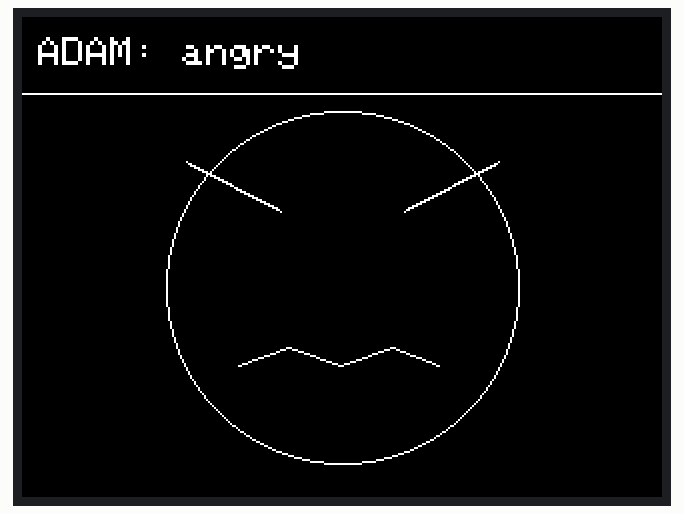
Recording of a sketch running on a simulated ESP32. On the bench: 320×240 colour display. What the sketch prints to the serial monitor is not drawn.

Above: at 0.4 s.
At 5.5 s:
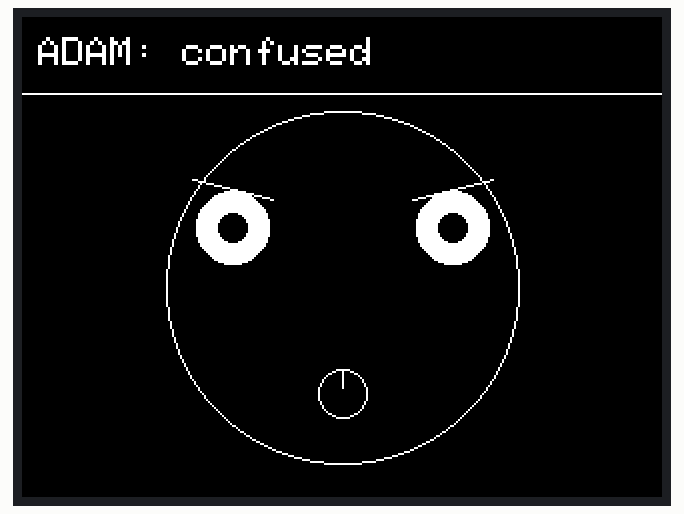
At 10.5 s:
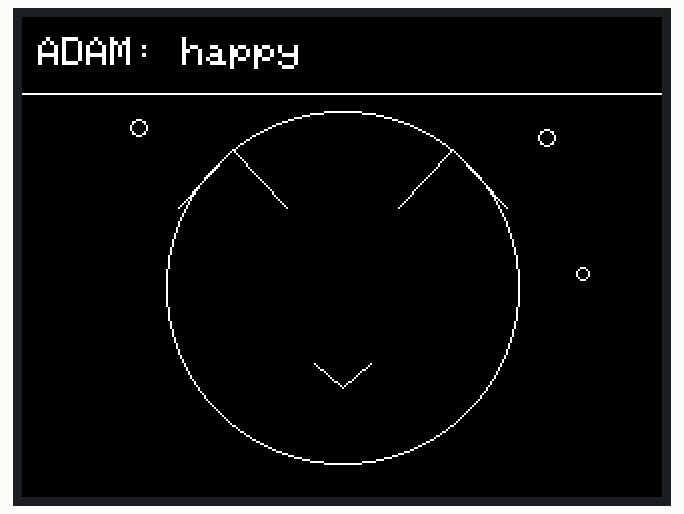
At 15.5 s:
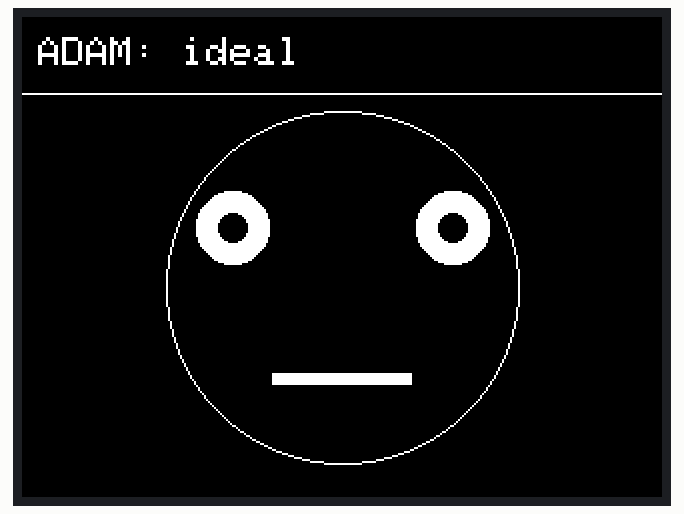
At 25.5 s:
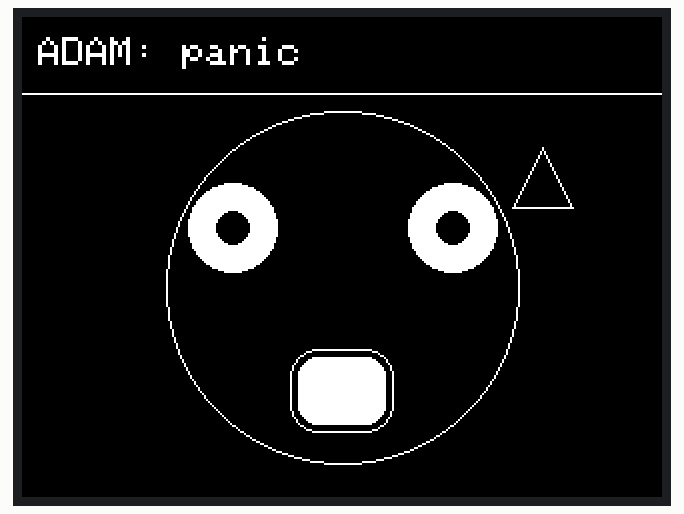
At 35.5 s:
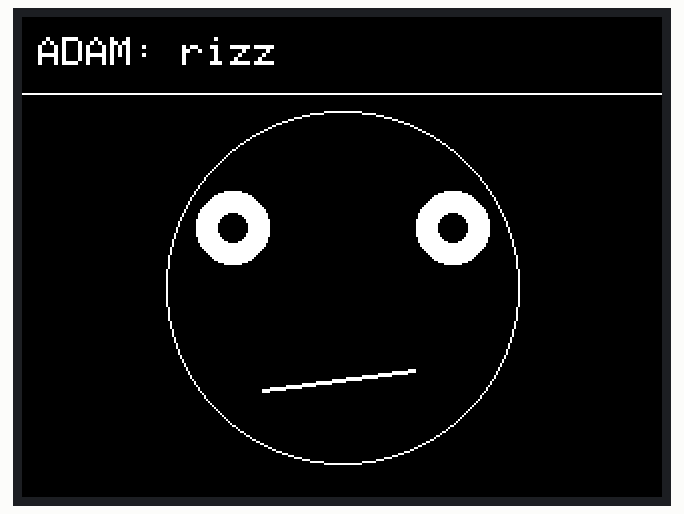

The sketch:

esp32_tft_emotions.ino
```cpp
/*
 * esp32_tft_emotions.ino
 * ADAM ESP32 ILI9341 Emotion Cycle Demo
 *
 * Board: ESP32
 * Display: ILI9341 (320x240)
 * Libraries:
 *   - Adafruit GFX Library
 *   - Adafruit ILI9341
 *
 * Pins (as requested):
 *   TFT_CS   = 5
 *   TFT_RST  = 4
 *   TFT_DC   = 2
 *   TFT_MOSI = 23
 *   TFT_SCLK = 18
 *   TFT_MISO = 19
 */

#include <SPI.h>
#include <Adafruit_GFX.h>
#include <Adafruit_ILI9341.h>

// TFT Pins
#define TFT_CS    5
#define TFT_RST   4
#define TFT_DC    2

#define TFT_MOSI 23
#define TFT_SCLK 18
#define TFT_MISO 19

// Display object
Adafruit_ILI9341 tft = Adafruit_ILI9341(TFT_CS, TFT_DC, TFT_RST);

static const uint32_t EMOTION_INTERVAL_MS = 5000;

// Emotions from your folder
static const char* EMOTIONS[] = {
  "angry",
  "confused",
  "happy",
  "ideal",
  "love",
  "panic",
  "reconnecting",
  "rizz",
  "sad",
  "search-thinking",
  "shy",
  "sleep",
  "speeking",
  "surprised"
};

static const uint8_t EMOTION_COUNT = sizeof(EMOTIONS) / sizeof(EMOTIONS[0]);

uint8_t currentEmotion = 0;
uint32_t lastSwitchMs = 0;

// Face anchor points for landscape 320x240
static const int FACE_CX = 160;
static const int FACE_CY = 135;
static const int LEFT_EYE_X = 105;
static const int RIGHT_EYE_X = 215;
static const int EYE_Y = 105;
static const int MOUTH_Y = 170;

void drawHeader(const char* emotionName, uint16_t fg) {
  tft.fillRect(0, 0, 320, 38, ILI9341_BLACK);
  tft.drawFastHLine(0, 38, 320, fg);

  tft.setTextColor(fg);
  tft.setTextSize(2);
  tft.setCursor(8, 10);
  tft.print("ADAM: ");
  tft.print(emotionName);
}

void drawFaceOutline(uint16_t color) {
  tft.drawCircle(FACE_CX, FACE_CY, 88, color);
}

void drawEyeCircle(int x, int y, int rOuter, int rInner, uint16_t outerColor, uint16_t innerColor) {
  tft.fillCircle(x, y, rOuter, outerColor);
  tft.fillCircle(x, y, rInner, innerColor);
}

void drawBlinkEyes(uint16_t color) {
  tft.drawFastHLine(LEFT_EYE_X - 20, EYE_Y, 40, color);
  tft.drawFastHLine(RIGHT_EYE_X - 20, EYE_Y, 40, color);
}

void drawNeutralEyes(uint16_t eyeColor, uint16_t pupilColor) {
  drawEyeCircle(LEFT_EYE_X, EYE_Y, 18, 7, eyeColor, pupilColor);
  drawEyeCircle(RIGHT_EYE_X, EYE_Y, 18, 7, eyeColor, pupilColor);
}

void drawWideEyes(uint16_t eyeColor, uint16_t pupilColor) {
  drawEyeCircle(LEFT_EYE_X, EYE_Y, 22, 8, eyeColor, pupilColor);
  drawEyeCircle(RIGHT_EYE_X, EYE_Y, 22, 8, eyeColor, pupilColor);
}

void drawAngryBrows(uint16_t color) {
  tft.drawLine(LEFT_EYE_X - 24, EYE_Y - 22, LEFT_EYE_X + 20, EYE_Y - 10, color);
  tft.drawLine(LEFT_EYE_X - 24, EYE_Y - 23, LEFT_EYE_X + 20, EYE_Y - 11, color);

  tft.drawLine(RIGHT_EYE_X - 20, EYE_Y - 10, RIGHT_EYE_X + 24, EYE_Y - 22, color);
  tft.drawLine(RIGHT_EYE_X - 20, EYE_Y - 11, RIGHT_EYE_X + 24, EYE_Y - 23, color);
}

void drawConfusedBrows(uint16_t color) {
  tft.drawLine(LEFT_EYE_X - 20, EYE_Y - 24, LEFT_EYE_X + 20, EYE_Y - 14, color);
  tft.drawLine(RIGHT_EYE_X - 20, EYE_Y - 14, RIGHT_EYE_X + 20, EYE_Y - 24, color);
}

void drawSmile(uint16_t color) {
  tft.drawRoundRect(120, MOUTH_Y - 6, 80, 30, 14, color);
  tft.fillRect(121, MOUTH_Y - 6, 78, 14, ILI9341_BLACK);
}

void drawBigSmile(uint16_t color) {
  tft.drawRoundRect(110, MOUTH_Y - 8, 100, 42, 16, color);
  tft.fillRect(111, MOUTH_Y - 8, 98, 18, ILI9341_BLACK);
}

void drawFlatMouth(uint16_t color) {
  tft.fillRect(125, MOUTH_Y + 8, 70, 6, color);
}

void drawSadMouth(uint16_t color) {
  tft.drawRoundRect(120, MOUTH_Y + 8, 80, 30, 14, color);
  tft.fillRect(121, MOUTH_Y + 24, 78, 13, ILI9341_BLACK);
}

void drawOpenMouth(uint16_t color) {
  tft.drawRoundRect(134, MOUTH_Y - 4, 52, 42, 14, color);
  tft.fillRoundRect(138, MOUTH_Y, 44, 34, 10, color);
}

void drawZzz(uint16_t color) {
  tft.setTextColor(color);
  tft.setTextSize(2);
  tft.setCursor(238, 68);
  tft.print("Z");
  tft.setCursor(255, 53);
  tft.print("Z");
  tft.setCursor(272, 40);
  tft.print("Z");
}

void drawHeart(int x, int y, uint16_t color) {
  tft.fillCircle(x - 8, y - 6, 9, color);
  tft.fillCircle(x + 8, y - 6, 9, color);
  tft.fillTriangle(x - 17, y - 3, x + 17, y - 3, x, y + 18, color);
}

void renderEmotion(uint8_t idx) {
  const char* e = EMOTIONS[idx];

  // HTML-like style: black background + white vector lines.
  if (strcmp(e, "angry") == 0) {
    tft.fillScreen(ILI9341_BLACK);
    drawHeader(e, ILI9341_WHITE);
    drawFaceOutline(ILI9341_WHITE);
    tft.drawLine(82, 72, 128, 96, ILI9341_WHITE);
    tft.drawLine(238, 72, 192, 96, ILI9341_WHITE);
    tft.drawLine(83, 73, 129, 97, ILI9341_WHITE);
    tft.drawLine(237, 73, 191, 97, ILI9341_WHITE);
    tft.drawLine(108, 174, 133, 165, ILI9341_WHITE);
    tft.drawLine(133, 165, 159, 174, ILI9341_WHITE);
    tft.drawLine(159, 174, 185, 165, ILI9341_WHITE);
    tft.drawLine(185, 165, 208, 174, ILI9341_WHITE);
  }
  else if (strcmp(e, "confused") == 0) {
    tft.fillScreen(ILI9341_BLACK);
    drawHeader(e, ILI9341_WHITE);
    drawFaceOutline(ILI9341_WHITE);
    drawNeutralEyes(ILI9341_WHITE, ILI9341_BLACK);
    drawConfusedBrows(ILI9341_WHITE);
    tft.drawCircle(160, MOUTH_Y + 18, 12, ILI9341_WHITE);
    tft.drawFastVLine(160, MOUTH_Y + 6, 10, ILI9341_WHITE);
  }
  else if (strcmp(e, "happy") == 0) {
    tft.fillScreen(ILI9341_BLACK);
    drawHeader(e, ILI9341_WHITE);
    drawFaceOutline(ILI9341_WHITE);
    tft.drawLine(78, 95, 105, 66, ILI9341_WHITE);
    tft.drawLine(105, 66, 132, 95, ILI9341_WHITE);
    tft.drawLine(188, 95, 215, 66, ILI9341_WHITE);
    tft.drawLine(215, 66, 242, 95, ILI9341_WHITE);
    tft.drawCircle(58, 55, 4, ILI9341_WHITE);
    tft.drawCircle(262, 60, 4, ILI9341_WHITE);
    tft.drawCircle(280, 128, 3, ILI9341_WHITE);
    tft.drawLine(146, 173, 160, 185, ILI9341_WHITE);
    tft.drawLine(160, 185, 174, 173, ILI9341_WHITE);
  }
  else if (strcmp(e, "ideal") == 0) {
    tft.fillScreen(ILI9341_BLACK);
    drawHeader(e, ILI9341_WHITE);
    drawFaceOutline(ILI9341_WHITE);
    drawNeutralEyes(ILI9341_WHITE, ILI9341_BLACK);
    drawFlatMouth(ILI9341_WHITE);
  }
  else if (strcmp(e, "love") == 0) {
    tft.fillScreen(ILI9341_BLACK);
    drawHeader(e, ILI9341_WHITE);
    drawFaceOutline(ILI9341_WHITE);
    drawHeart(LEFT_EYE_X, EYE_Y, ILI9341_WHITE);
    drawHeart(RIGHT_EYE_X, EYE_Y, ILI9341_WHITE);
    drawSmile(ILI9341_WHITE);
  }
  else if (strcmp(e, "panic") == 0) {
    tft.fillScreen(ILI9341_BLACK);
    drawHeader(e, ILI9341_WHITE);
    drawFaceOutline(ILI9341_WHITE);
    drawWideEyes(ILI9341_WHITE, ILI9341_BLACK);
    drawOpenMouth(ILI9341_WHITE);
    tft.drawTriangle(260, 65, 275, 95, 245, 95, ILI9341_WHITE);
    tft.drawLine(260, 73, 260, 86, ILI9341_BLACK);
    tft.fillCircle(260, 91, 2, ILI9341_BLACK);
  }
  else if (strcmp(e, "reconnecting") == 0) {
    tft.fillScreen(ILI9341_BLACK);
    drawHeader(e, ILI9341_WHITE);
    drawFaceOutline(ILI9341_WHITE);
    drawBlinkEyes(ILI9341_WHITE);
    tft.drawCircle(160, MOUTH_Y + 8, 16, ILI9341_WHITE);
    tft.fillTriangle(160, MOUTH_Y - 12, 172, MOUTH_Y - 2, 148, MOUTH_Y - 2, ILI9341_BLACK);

    tft.drawCircle(272, 118, 12, ILI9341_WHITE);
    tft.drawFastVLine(272, 106, 8, ILI9341_WHITE);
  }
  else if (strcmp(e, "rizz") == 0) {
    tft.fillScreen(ILI9341_BLACK);
    drawHeader(e, ILI9341_WHITE);
    drawFaceOutline(ILI9341_WHITE);
    drawNeutralEyes(ILI9341_WHITE, ILI9341_BLACK);
    tft.drawLine(120, MOUTH_Y + 16, 196, MOUTH_Y + 6, ILI9341_WHITE);
    tft.drawLine(120, MOUTH_Y + 17, 196, MOUTH_Y + 7, ILI9341_WHITE);
  }
  else if (strcmp(e, "sad") == 0) {
    tft.fillScreen(ILI9341_BLACK);
    drawHeader(e, ILI9341_WHITE);
    drawFaceOutline(ILI9341_WHITE);
    tft.drawLine(78, 86, 105, 112, ILI9341_WHITE);
    tft.drawLine(105, 112, 132, 86, ILI9341_WHITE);
    tft.drawLine(188, 86, 215, 112, ILI9341_WHITE);
    tft.drawLine(215, 112, 242, 86, ILI9341_WHITE);
    drawSadMouth(ILI9341_WHITE);
    tft.fillCircle(105, 150, 3, ILI9341_WHITE);
    tft.fillCircle(215, 150, 3, ILI9341_WHITE);
  }
  else if (strcmp(e, "search-thinking") == 0) {
    tft.fillScreen(ILI9341_BLACK);
    drawHeader(e, ILI9341_WHITE);
    drawFaceOutline(ILI9341_WHITE);
    drawNeutralEyes(ILI9341_WHITE, ILI9341_BLACK);
    tft.drawCircle(LEFT_EYE_X, EYE_Y, 22, ILI9341_WHITE);
    tft.drawLine(116, 124, 130, 138, ILI9341_WHITE);
    drawFlatMouth(ILI9341_WHITE);

    tft.setTextColor(ILI9341_WHITE);
    tft.setTextSize(2);
    tft.setCursor(248, 118);
    tft.print("?");
  }
  else if (strcmp(e, "shy") == 0) {
    tft.fillScreen(ILI9341_BLACK);
    drawHeader(e, ILI9341_WHITE);
    drawFaceOutline(ILI9341_WHITE);
    drawBlinkEyes(ILI9341_WHITE);
    drawSmile(ILI9341_WHITE);
    tft.drawCircle(78, 145, 10, ILI9341_WHITE);
    tft.drawCircle(242, 145, 10, ILI9341_WHITE);
  }
  else if (strcmp(e, "sleep") == 0) {
    tft.fillScreen(ILI9341_BLACK);
    drawHeader(e, ILI9341_WHITE);
    drawFaceOutline(ILI9341_WHITE);
    drawBlinkEyes(ILI9341_WHITE);
    drawFlatMouth(ILI9341_WHITE);
    drawZzz(ILI9341_WHITE);
  }
  else if (strcmp(e, "speeking") == 0) {
    tft.fillScreen(ILI9341_BLACK);
    drawHeader(e, ILI9341_WHITE);
    drawFaceOutline(ILI9341_WHITE);
    drawNeutralEyes(ILI9341_WHITE, ILI9341_BLACK);
    drawOpenMouth(ILI9341_WHITE);

    tft.drawCircle(250, 150, 9, ILI9341_WHITE);
    tft.drawCircle(267, 143, 14, ILI9341_WHITE);
    tft.drawCircle(288, 132, 19, ILI9341_WHITE);
  }
  else if (strcmp(e, "surprised") == 0) {
    tft.fillScreen(ILI9341_BLACK);
    drawHeader(e, ILI9341_WHITE);
    drawFaceOutline(ILI9341_WHITE);
    drawWideEyes(ILI9341_WHITE, ILI9341_BLACK);
    drawOpenMouth(ILI9341_WHITE);
  }
}

void showCurrentEmotion() {
  Serial.print("Emotion: ");
  Serial.println(EMOTIONS[currentEmotion]);
  renderEmotion(currentEmotion);
}

void setup() {
  Serial.begin(115200);

  // Start SPI with custom ESP32 pins
  SPI.begin(TFT_SCLK, TFT_MISO, TFT_MOSI);

  // Initialize TFT
  tft.begin();
  tft.setRotation(1);
  tft.fillScreen(ILI9341_BLACK);

  showCurrentEmotion();
  lastSwitchMs = millis();
}

void loop() {
  uint32_t now = millis();
  if (now - lastSwitchMs >= EMOTION_INTERVAL_MS) {
    lastSwitchMs = now;
    currentEmotion = (currentEmotion + 1) % EMOTION_COUNT;
    showCurrentEmotion();
  }
}
```

Measured:
- what the display in image 1 shows lasts 5.0 s, from 5.4 s to 10.4 s
